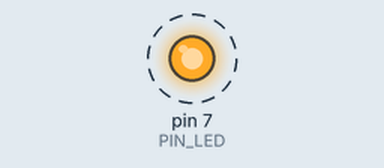
Simulated run of this sketch. Board: Arduino Uno, built with avr-gcc and run on an emulated ATmega328P. Shown: output pins drawn as LEDs (lit = HIGH). Dashed ring = blinking. At 2.1 s the program stops and its outputs stay as they are.

Above: at 1.05 s.
Timing chart, 0 to 3.6 s (numbered marks = the images above):
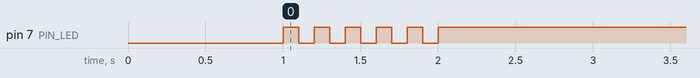

Measured:
- by itself, pin 7 (PIN_LED): alternates HIGH for 0.10 s and LOW for 0.10 s, 11 changes in all, then stays HIGH

The sketch:

05_example_2.ino.ino
```cpp
#define PIN_LED 7
unsigned int a, count;
void setup() {
  pinMode(PIN_LED,OUTPUT);
  digitalWrite(PIN_LED, 0);
  delay(1000);
  int count = a = 0;
}

void loop() {
    for (a = 0; a<=10; a++) {
      count = 1 - count;
      digitalWrite(PIN_LED, count);
      delay(100);
      if (a==10) {
        while(1) {
          digitalWrite(PIN_LED, 1);
        }
      }

    }
}
```
